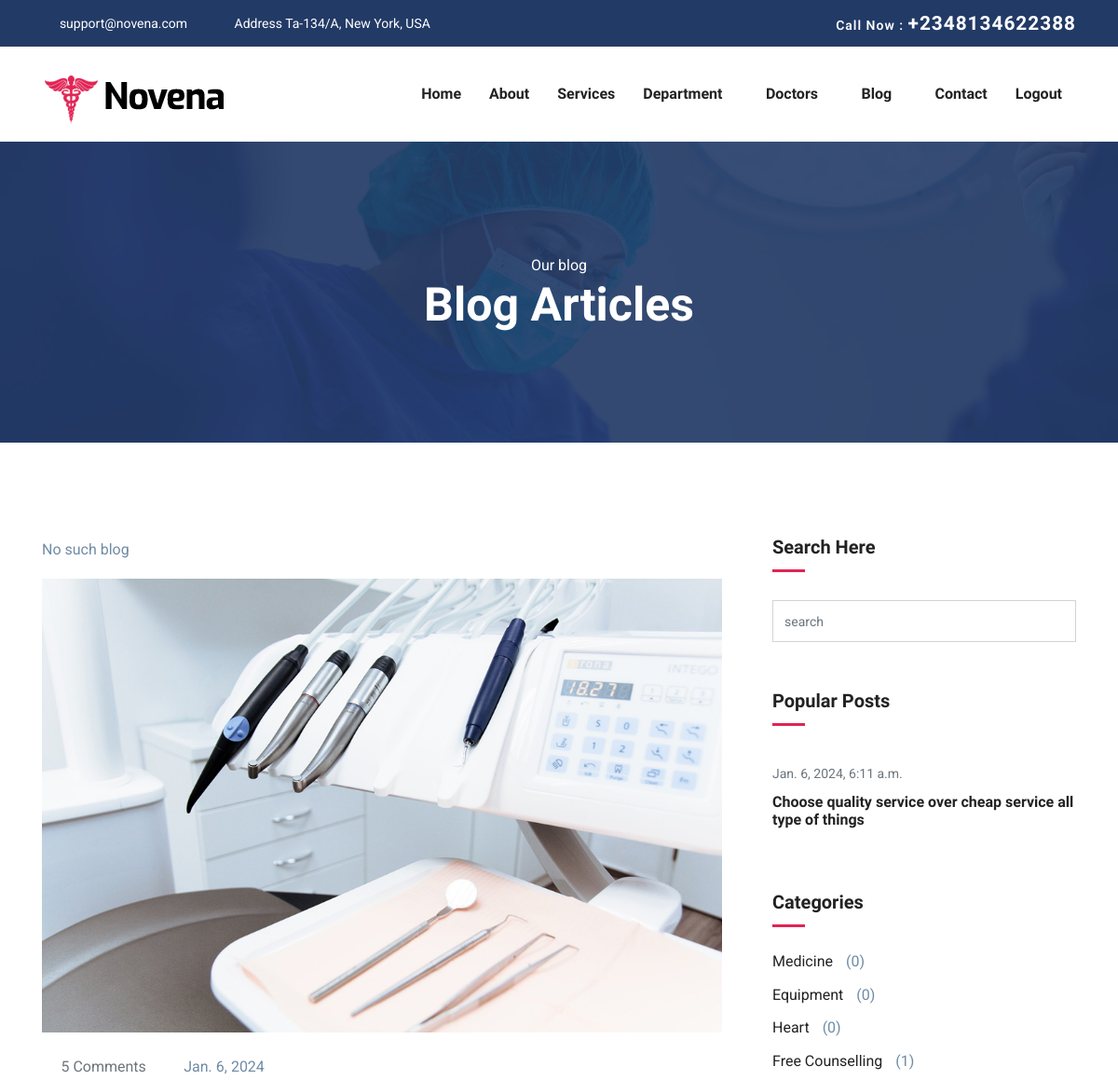
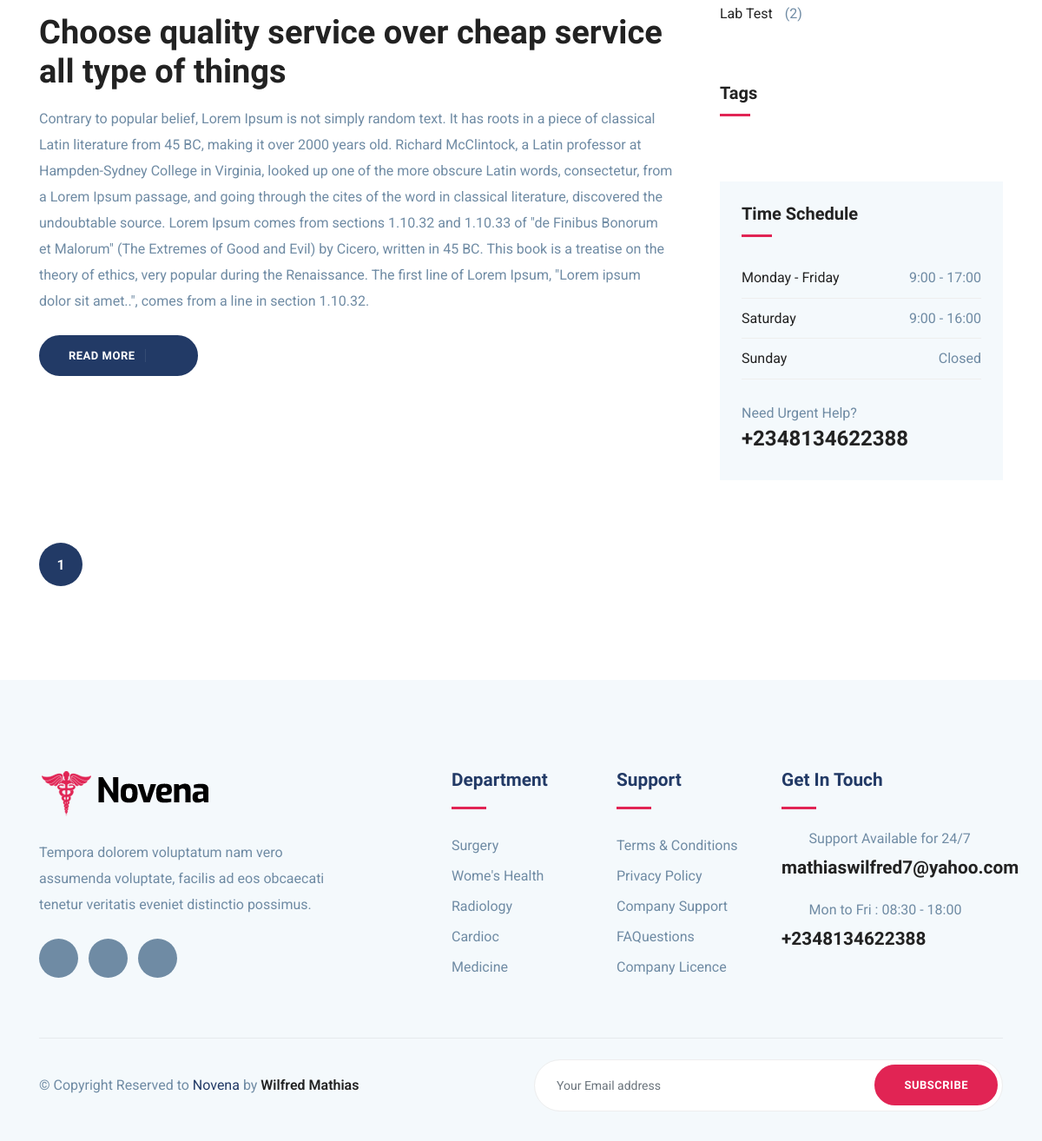
/category_detail/4/, run on the app's committed database (2 pictures, top to bottom).
### myapp/models.py (models this page shows, shortened)
class Blog(models.Model):
    title =models.CharField(max_length=255, null=True)
    description=models.CharField(max_length=1000, null=True)
    date = models.DateTimeField(auto_now_add = True)
    image = models.ImageField(upload_to='blog_images', null = True)
    quote = models.CharField(max_length=1000, null=True)
    category = models.ForeignKey(Category, on_delete=models.CASCADE, null = True)
    def imageUrl(self):
        if self.image:
            return self.image.url
        return ''
    class Meta:
        ordering = ['-date']

class Category(models.Model):
    name = models.CharField(max_length = 255, choices=CATEGORY_CHOICE, null = True)

### myapp/views.py (the view)
# urls.py: path('category_detail/<int:cat_detail>/', views.category_detail, name='category_detail'),
def category_detail(request, cat_detail):
    cat_id = Category.objects.get(id = cat_detail)
    blog = Blog.objects.filter(category = cat_id)
    blogs = pagination(request, blog)
    search_comment = search(request)
    blog_with_comment_count = blog.annotate(comment_count=Count('comment'))
    categories_with_blog_count = Category.objects.annotate(blog_count=Count('blog'))
    grouped_blogs = {}
    for blog_post in blog_with_comment_count :
        comment_count = blog_post.comment_count
        if comment_count not in grouped_blogs:
            grouped_blogs[comment_count] = []
        grouped_blogs[comment_count].append(blog_post)
    popular_posts = []
    for comment_count, posts in sorted(grouped_blogs.items(), reverse=True):
        popular_posts.extend(posts[:3])
    context = {
        'blogs':blogs,
        'searches': search_comment,
        'popular': popular_posts,
        'categories':categories_with_blog_count,
        'blog':blog,
    }
    return render(request, 'myapp/category_detail.html', context)

### myapp/search.py (called while the page is built)
def search(request):
    if request.method == 'GET':
        search = request.GET.get('search')
        search_comment = Blog.objects.filter(Q(title__icontains = search) | Q(description__icontains = search)) if search else None
        return search_comment

def pagination(request, blog):
    paginator = Paginator(blog, 3)  # Show 3 blogs per page
    page = request.GET.get('page')
    try:
        blogs = paginator.page(page)
    except PageNotAnInteger:
        blogs = paginator.page(1)
    except EmptyPage:
        blogs = paginator.page(paginator.num_pages)
    return blogs

### myapp/templates/myapp/category_detail.html (shortened to what this page needs)
{% extends 'myapp/base/base.html' %}
{% load static %}
{% block content %}
<section class="page-title bg-1">
  <div class="container">
    <div class="row">
      <div class="col-md-12">
        <div class="block text-center">
          <span class="text-white">Our blog</span>
          <h1 class="text-capitalize mb-5 text-lg">Blog articles</h1>
        </div>
      </div>
    </div>
  </div>
</section>
<section class="section blog-wrap">
    <div class="container">
        <div class="row">
            <div class="col-lg-8">
				{% include 'myapp/base/search.html' %}
				{% for blog in blogs %}
                <div class="row">
					<div class="col-lg-12 col-md-12 mb-5">
						<div class="blog-item">
							<div class="blog-thumb">
								<img src="{{blog.imageUrl}}" alt="" class="img-fluid ">
							</div>
							<div class="blog-item-content">
								<div class="blog-item-meta mb-3 mt-4">
									<span class="text-muted text-capitalize mr-3"><i class="icofont-comment mr-2"></i>5 Comments</span>
									<span class="text-black text-capitalize mr-3"><i class="icofont-calendar mr-1"></i> {{blog.date|date}}</span>
								</div>
								<h2 class="mt-3 mb-3"><a href="{% url 'blog_detail' blog.id %}">{{blog.title}}</a></h2>
								<p class="mb-4">{{ blog.description }}</p>
								<a href="{% url 'blog_detail' blog.id %}" target="_blank" class="btn btn-main btn-icon btn-round-full">Read More <i class="icofont-simple-right ml-2  "></i></a>
							</div>
						</div>
					</div>
				</div>
				{% endfor %}
            </div>
			{% include 'myapp/base/sidebar.html' %}
        </div>
		<div class="row mt-5">
			<div class="col-lg-8">
				<nav class="pagination py-2 d-inline-block">
					<div class="nav-links">
						<span aria-current="page" class="page-numbers current">{{ blogs.number }}</span>
					</div>
				</nav>
			</div>
		</div>
    </div>
</section>
{% endblock %}

### myapp/templates/myapp/base/sidebar.html (shortened to what this page needs)
<div class="col-lg-4">
    <div class="sidebar-wrap pl-lg-4 mt-5 mt-lg-0">
        <div class="sidebar-widget search  mb-3 ">
            <h5>Search Here</h5>
            <form action="{% url 'blog' %}" method="get" class="search-form">
                <input type="text" name = "search" class="form-control" placeholder="search">
            </form>
        </div>
        <div class="sidebar-widget latest-post mb-3">
            <h5>Popular Posts</h5>
            {% for pop in popular %}
            <div class="py-2">
                <span class="text-sm text-muted">{{pop.date}}</span>
                <h6 class="my-2"><a href="#">{{pop.title}}</a></h6>
            </div>
            {% endfor %}
        </div>
        <div class="sidebar-widget category mb-3">
            <h5 class="mb-4">Categories</h5>
            <ul class="list-unstyled">
                {% for category in categories %}
                    <li class="align-items-center">
                        <a href="{% url 'category_detail' category.id %}">{{ category.name }}</a>
                        <span>({{ category.blog_count }})</span>
                    </li>
                {% endfor %}
            </ul>
        </div>
        <div class="sidebar-widget tags mb-3">
            <h5 class="mb-4">Tags</h5>
        </div>
        <div class="sidebar-widget schedule-widget mb-3">
            <h5 class="mb-4">Time Schedule</h5>
            <ul class="list-unstyled">
            <li class="d-flex justify-content-between align-items-center">
                <a href="#">Monday - Friday</a>
                <span>9:00 - 17:00</span>
            </li>
            <li class="d-flex justify-content-between align-items-center">
                <a href="#">Saturday</a>
                <span>9:00 - 16:00</span>
            </li>
            <li class="d-flex justify-content-between align-items-center">
                <a href="#">Sunday</a>
                <span>Closed</span>
            </li>
            </ul>
            <div class="sidebar-contatct-info mt-4">
                <p class="mb-0">Need Urgent Help?</p>
                <h3>+2348134622388</h3>
            </div>
        </div>
    </div>
</div>

### myapp/static/myapp/css/style.css (style rules this page uses)
html { overflow-x: hidden; }
body { line-height: 1.6; font-family: "Roboto", sans-serif; -webkit-font-smoothing: antialiased; font-size: 16px; color: #6F8BA4; font-weight: 400; }
h1, .h1, h2, .h2, h3, .h3, h4, .h4, h5, .h5, h6, .h6 { font-family: "Exo", sans-serif; font-weight: 700; color: #222; }
h1, .h1 { font-size: 2.5rem; }
h2, .h2 { font-size: 44px; }
h3, .h3 { font-size: 1.5rem; }
h5, .h5 { font-size: 1.25rem; }
h6, .h6 { font-size: 1rem; }
p { line-height: 30px; }
input[type="email"], input[type="password"], input[type="text"], input[type="tel"] { box-shadow: none; height: 45px; outline: none; font-size: 14px; }
.form-control { box-shadow: none; border-radius: 0; }
.btn { display: inline-block; font-size: 14px; font-size: 0.8125rem; font-weight: 700; letter-spacing: .5px; padding: .75rem 2rem; font-family: "Exo", sans-serif; text-transform: uppercase; border-radius: 5px; border: 2px solid transparent; transition: all .35s ease; }
.btn.btn-icon i { border-left: 1px solid rgba(255, 255, 255, 0.09); padding-left: 15px; }
.btn-main { background: #223a66; color: #fff; border-color: #223a66; }
.btn-round-full { border-radius: 50px; }
.section { padding: 100px 0; }
.text-sm { font-size: 14px; }
.text-lg { font-size: 3.75rem; }
a { color: #222; text-decoration: none; transition: all .35s ease; }
.page-title { padding: 120px 0px 70px 0px; position: relative; }
.page-title .block h1 { color: #fff; }
.text-lg { font-size: 50px; }
.bg-1 { background: url("../images/bg/22.jpg") no-repeat 50% 50%; background-size: cover; position: relative; }
.blog-item-content h2 { font-weight: 600; font-size: 38px; }
.nav-links .page-numbers { display: inline-block; width: 50px; height: 50px; border-radius: 100%; background: #eee; text-align: center; padding-top: 13px; font-weight: 600; margin-right: 10px; }
.nav-links .page-numbers.current { background: #223a66; color: #fff; }
.sidebar-widget { margin-bottom: 30px; padding-bottom: 35px; }
.sidebar-widget h5 { margin-bottom: 30px; position: relative; padding-bottom: 15px; }
.sidebar-widget h5:before { position: absolute; content: ""; left: 0px; bottom: 0px; width: 35px; height: 3px; background: #e12454; }
.sidebar-widget.category ul li { margin-bottom: 10px; }
.sidebar-widget.category ul li a { color: #222; transition: all 0.3s ease; }
.sidebar-widget.category ul li span { margin-left: 10px; }
.sidebar-widget.schedule-widget { background: #f4f9fc; padding: 25px; }
.sidebar-widget.schedule-widget ul li { padding: 10px 0px; border-bottom: 1px solid #eee; }
.search-form { position: relative; }

### data on the page
Blog: imageUrl (picture), date "Jan. 6, 2024", title "Choose quality service over cheap service all type of things", description "Contrary to popular belief, Lorem Ipsum is not simply random text. It has roots in a piece of classical Latin literature from 45 BC, making it over 2000 years old. Richard McClintock, a Latin professor at Hampden-Sydney College in Virginia, looked up one of the more obscure Latin words, consectetur, from a Lorem Ipsum passage, and going through the cites of the word in classical literature, discovered the undoubtable source. Lorem Ipsum comes from sections 1.10.32 and 1.10.33 of \"de Finibus Bonorum et Malorum\" (The Extremes of Good and Evil) by Cicero, written in 45 BC. This book is a treatise on the theory of ethics, very popular during the Renaissance. The first line of Lorem Ipsum,…", date "Jan. 6, 2024, 6:11 a.m."
Category: name "Medicine", blog_count "0"
Category: name "Equipment", blog_count "0"
Category: name "Heart", blog_count "0"
Category: name "Free Counselling", blog_count "1"
Category: name "Lab Test", blog_count "2"

### other printed values
{{ blogs.number }} "1"
